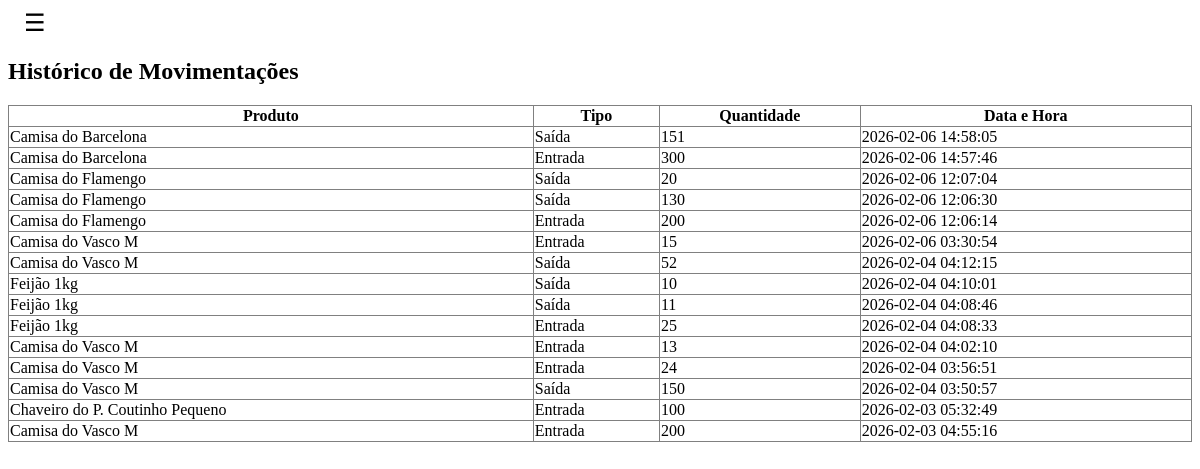
The app's page /historico_movimentacoes, older data.
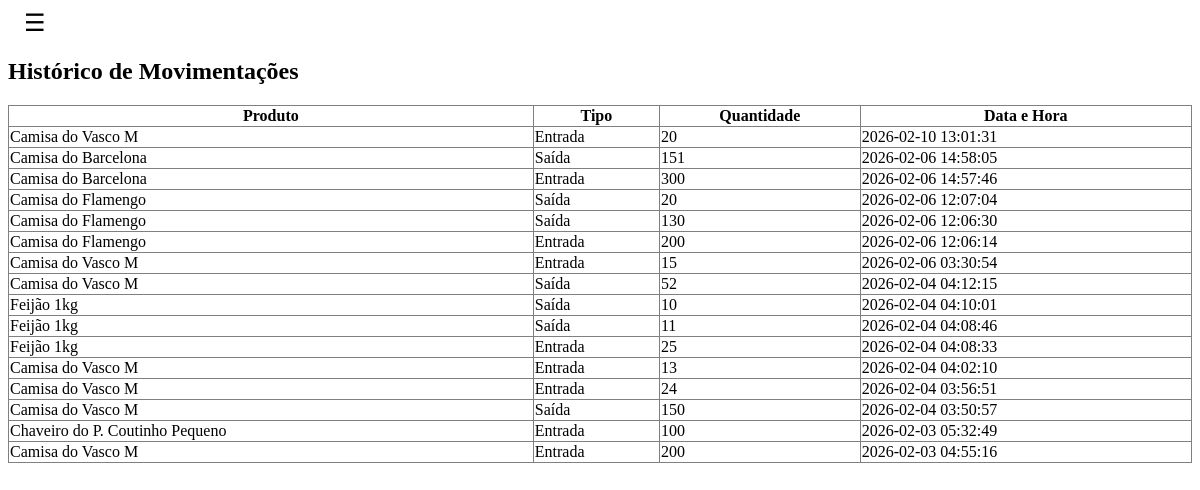
The same page, newer data.
### tables this page shows
CREATE TABLE movimentacoes (
    id INTEGER PRIMARY KEY AUTOINCREMENT,
    produto_id INTEGER NOT NULL,
    tipo TEXT NOT NULL,
    quantidade INTEGER NOT NULL,
    data DATETIME DEFAULT CURRENT_TIMESTAMP,
    usuario_id INTEGER NOT NULL,
    FOREIGN KEY (produto_id) REFERENCES produtos(id),
    FOREIGN KEY (usuario_id) REFERENCES usuarios(id)
);

CREATE TABLE produtos (
    id INTEGER PRIMARY KEY AUTOINCREMENT,
    nome TEXT NOT NULL,
    codigo TEXT UNIQUE NOT NULL,
    categoria TEXT,
    quantidade INTEGER NOT NULL DEFAULT 0,
    estoque_minimo INTEGER NOT NULL,
    preco_custo REAL,
    preco_venda REAL
);

### app.py (the view)
@app.route("/historico_movimentacoes")
def historico_movimentacoes():
    conn = get_db_connection()
    cursor = conn.cursor()
    cursor.execute("""
        SELECT m.id, p.nome, m.tipo, m.quantidade, m.data AS data_hora
        FROM movimentacoes m
        JOIN produtos p ON m.produto_id = p.id
        ORDER BY m.data DESC
    """)
    movimentacoes = cursor.fetchall()
    conn.close()
    return render_template("historico_movimentacoes.html", movimentacoes=movimentacoes)

### app.py (called while the page is built)
def get_db_connection():
  conn = sqlite3.connect('estoque.db')
  conn.row_factory = sqlite3.Row
  return conn

### templates/historico_movimentacoes.html (shortened to what this page needs)
<link rel="stylesheet" href="{{ url_for('static', filename='historico_mov.css') }}">
<div class="navbar">
  <button onclick="menu.hidden^=1"> ☰ </button>
</div>
<h2>Histórico de Movimentações</h2>
<table border="1">
  <tr>
    <th>Produto</th>
    <th>Tipo</th>
    <th>Quantidade</th>
    <th>Data e Hora</th>
  </tr>
  {% for movimentacao in movimentacoes %}
  <tr>
    <td>{{ movimentacao["nome"] }}</td>
    <td>
      {% if movimentacao["tipo"] == "saida" %}
      Saída
      {% else %}
      Entrada
      {% endif %}
    </td>
    <td>{{ movimentacao["quantidade"] }}</td>
    <td>{{ movimentacao["data_hora"] }}</td>
  </tr>
  {% endfor %}
</table>

### static/historico_mov.css (style rules this page uses)
.navbar > button { background: none; border: none; font-size: 24px; cursor: pointer; }
.navbar { position: relative; display: flex; align-items: flex-start; transition: transform 0.2s ease-in-out; transform-origin: left center; }
.navbar > button { transition: transform 0.15s ease-in-out; transform-origin: center; }
button { margin-left: 10px; }
table { width: 100%; border-collapse: collapse; }

Row changes from the older to the newer data that the page shows:
added movimentacoes: nome "Camisa do Vasco M", tipo "Entrada", quantidade "20", data_hora "2026-02-10 13:01:31"
